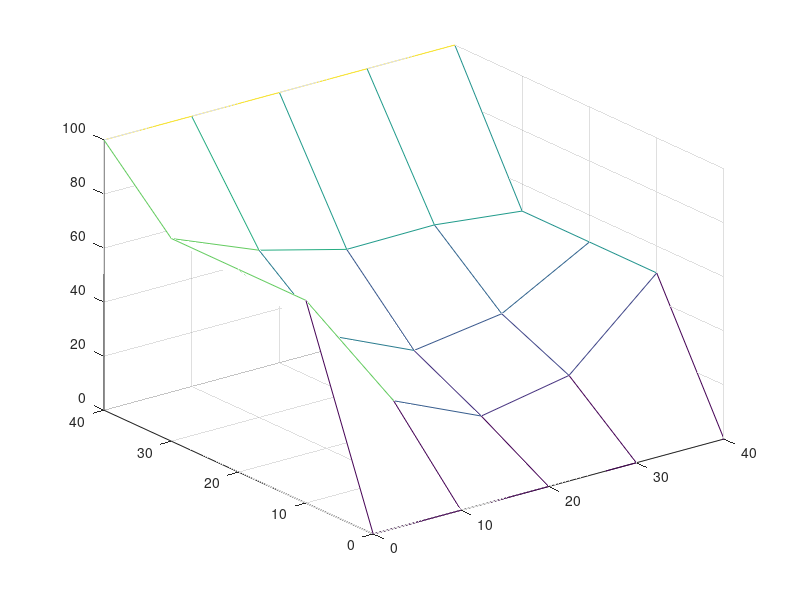

Source code (MATLAB):
alpha = 0.835;
tl = 0;               %Lower bound for time interval
tu = 100;            %Upper bound for time interval
xu = 40;              %Upper bound on x; Length of plate
xl = 0;               %Lower bound of x

dt = 10;
dx = 10;              %dy = dx
lambda = (alpha*dt)/(dx^2);
t = zeros((tu-tl)/dt + 1);
%1st-dimesion is x (ROW); 2-nd is y (Column)
T_explicit = zeros((xu-xl)/dx + 1, (xu-xl)/dx + 1, (tu-tl)/dt + 1);
T_explicit(:, 1,:) = 75;                  %The left-edge
T_explicit(:, (xu-xl)/dx + 1, :) = 50; %The right-edge
T_explicit(1,:, :) = 0;                  %The bottom edge
T_explicit((xu-xl)/dx + 1, :, :) = 100;   %The top edge

%Loop to do explicite method; for every time
%Looping over time
for n=2:(tu-tl)/dt+1
    %Loop over all interior nodes
    %i is the index of x; the column no.
    for j=2:(xu-xl)/dx
        % j is y; the row number
        for i=2:(xu-xl)/dx
            T_explicit(j,i,n) = T_explicit(j,i,n-1) + lambda*(T_explicit(j,i+1,n-1) + T_explicit(j,i-1,n-1) + T_explicit(j-1,i,n-1) + T_explicit(j+1,i,n-1) - 4*T_explicit(j,i,n-1));  
        end
    end
end
%%%%%%%%%%%% TO DO PLOTTING %%%%%%%%%%%%%
% T_last = T_explicit(:,:,11);
% [x,y] = meshgrid(xl:dx:xu, xl:dx:xu); 
% [C,h] = contour(x,y,T_last);

%%%%%%%%%%%%%%%%%%%%%%%%
% T_last = T_explicit(:,:,11);
% [x,y] = meshgrid(xl:dx:xu, xl:dx:xu); 
% [C,h] = contour3(x,y,T_last,33);
% clabel(C,h)
%%%%%%%%%%%%%%%%%%%%%%%%%%%%%%%%%%%5
% T_last = T_explicit(:,:,11);
% [x,y] = meshgrid(xl:dx:xu, xl:dx:xu); 
% [C,h] = contourf(x,y,T_last);
% clabel(C,h)
%%%%%%%% Video %%%%%%%%%%%%%%
% v = VideoWriter('exp3Video.avi');
% v.FrameRate = 3;
% open(v);
% [x,y] = meshgrid(xl:dx:xu, xl:dx:xu); 
% for k=1:(tu-tl)/dt + 1
%    [C,h] = contourf(x,y,T_explicit(:,:,k));
%    frame = getframe(gcf);
%    writeVideo(v,frame);
%    pause(0.15)
% end
% close(v);

T_last = T_explicit(:,:,11);
[x,y] = meshgrid(xl:dx:xu, xl:dx:xu); 
mesh(x,y,T_last);
%plottools('on')